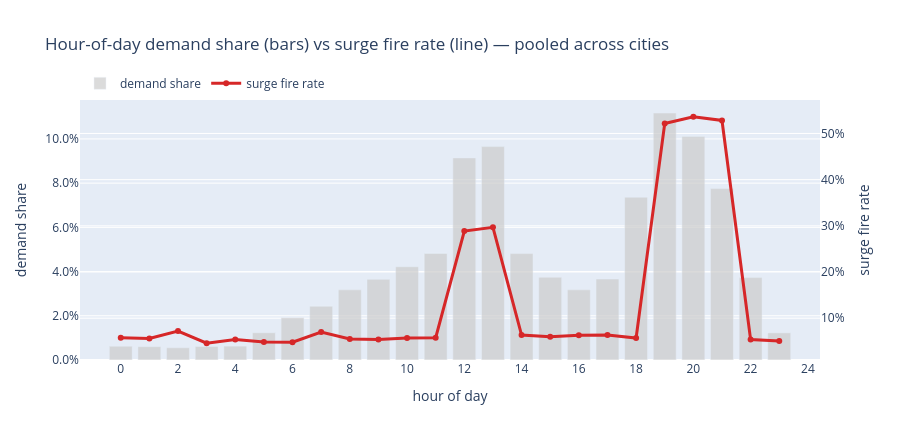

Notebook cell for this chart:
### Markdown cell above
## 4. The pooled hour-of-day picture — why the dinner ramp-up matters

Before going city-by-city, look at a single chart: hour-of-day demand vs hour-of-day surge fire rate, pooled across cities. The shape of the misalignment will tell us where to look.

### Code cell
hr = df.groupby('hour').agg(n_orders=('order_id','size'),
                            n_surge=('surge_applied','sum'))
hr['demand_share'] = hr.n_orders / hr.n_orders.sum()
hr['surge_rate']   = hr.n_surge / hr.n_orders

fig = go.Figure()
fig.add_trace(go.Bar(x=hr.index, y=hr.demand_share, name='demand share',
                     marker=dict(color='#cccccc'), yaxis='y1', opacity=0.7))
fig.add_trace(go.Scatter(x=hr.index, y=hr.surge_rate, name='surge fire rate',
                         mode='lines+markers', line=dict(color='#d62728', width=3),
                         yaxis='y2'))
fig.update_layout(
    title='Hour-of-day demand share (bars) vs surge fire rate (line) — pooled across cities',
    xaxis=dict(title='hour of day', dtick=2),
    yaxis=dict(title='demand share', tickformat='.1%'),
    yaxis2=dict(title='surge fire rate', tickformat='.0%', overlaying='y', side='right'),
    height=440, legend=dict(orientation='h', y=1.12),
)
fig.write_html(FIG / '02_pooled_hour_demand_vs_surge.html', include_plotlyjs='cdn')
fig.show()

print(hr[['n_orders', 'demand_share', 'surge_rate']]
        .assign(demand_share=lambda d: d.demand_share.round(3),
                surge_rate=lambda d: d.surge_rate.round(3))
        .to_string())

### Figure 1 — Plotly figure (JSON) as saved in the notebook; plotly's stock layout.template omitted (floating-point values rounded to 4 significant figures)
{"data": [{"marker": {"color": "#cccccc"}, "name": "demand share", "opacity": 0.7, "type": "bar", "x": [0, 1, 2, 3, 4, 5, 6, 7, 8, 9, 10, 11, 12, 13, 14, 15, 16, 17, 18, 19, 20, 21, 22, 23], "y": [0.00624, 0.00604, 0.00554, 0.00612, 0.0063, 0.01234, 0.01914, 0.02432, 0.03172, 0.0365, 0.04218, 0.0482, 0.09142, 0.09652, 0.04814, 0.03742, 0.03172, 0.03664, 0.07366, 0.1117, 0.101, 0.07754, 0.03726, 0.01228], "yaxis": "y"}, {"line": {"color": "#d62728", "width": 3}, "mode": "lines+markers", "name": "surge fire rate", "type": "scatter", "x": [0, 1, 2, 3, 4, 5, 6, 7, 8, 9, 10, 11, 12, 13, 14, 15, 16, 17, 18, 19, 20, 21, 22, 23], "y": [0.05769, 0.05629, 0.0722, 0.04575, 0.05397, 0.04862, 0.04807, 0.0699, 0.05485, 0.0537, 0.05737, 0.05768, 0.2888, 0.2967, 0.06356, 0.05986, 0.06305, 0.06386, 0.05702, 0.5215, 0.5362, 0.5282, 0.05368, 0.05049], "yaxis": "y2"}], "layout": {"height": 440, "legend": {"orientation": "h", "y": 1.12}, "title": {"text": "Hour-of-day demand share (bars) vs surge fire rate (line) — pooled across cities"}, "xaxis": {"dtick": 2, "title": {"text": "hour of day"}}, "yaxis": {"tickformat": ".1%", "title": {"text": "demand share"}}, "yaxis2": {"overlaying": "y", "side": "right", "tickformat": ".0%", "title": {"text": "surge fire rate"}}}}
